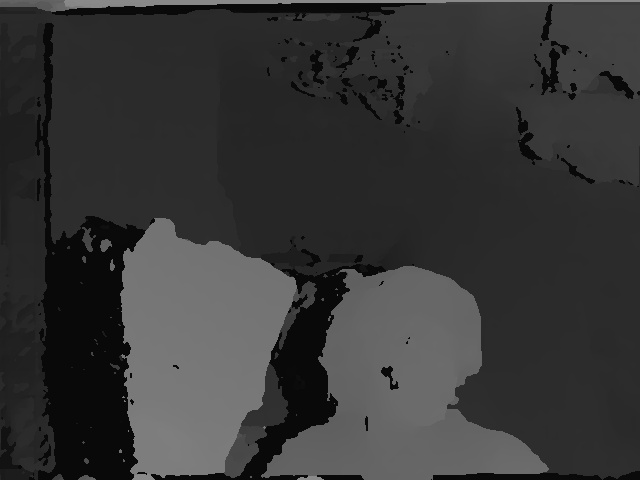
#> input picture code/test_data/disparity_truth.jpg, 640 x 480 px, given in place of the camera
$ python stereo_rig.py   (older library calls are emulated)
#> lines starting #> are read from the running program, lines starting #| are printed output that depends on the picture
import calibrator
import cv2
import numpy as np


###########
# HELPERS #
###########

def _displayDepth(name, mat):
    s = v = (np.ones(mat.shape) * 255).astype(np.uint8)
    h = ((mat - np.nanmin(mat)) / (np.nanmax(mat) - np.nanmin(mat)) * 255).astype(np.uint8)
    cv2.imshow(name, cv2.cvtColor(cv2.merge([h, s, v]), cv2.cv.CV_HSV2BGR))


def _nothing(_):
    pass


########
# MAIN #
########

def main():
    # Open the left and right streams
    left_video = cv2.VideoCapture(1)
    right_video = cv2.VideoCapture(2)

    map_1_left = np.load("test_data/map_1_left.npy")
#> (reads code/test_data/map_1_left.npy from the repository)
    map_2_left = np.load("test_data/map_2_left.npy")
#> (reads code/test_data/map_2_left.npy from the repository)
    map_1_right = np.load("test_data/map_1_right.npy")
#> (reads code/test_data/map_1_right.npy from the repository)
    map_2_right = np.load("test_data/map_2_right.npy")
#> (reads code/test_data/map_2_right.npy from the repository)

    # StereoSGBM values
    tuner_minDisparity = 10
    tuner_numDisparities = 128
    tuner_SADWindowSize = 9
    tuner_P1 = 8 * 3 * 9 * 9
    tuner_P2 = 32 * 3 * 9 * 9
    tuner_disp12MaxDiff = -1

    # Block matcher
    stereo = cv2.StereoSGBM(tuner_minDisparity, tuner_numDisparities, tuner_SADWindowSize,
                            tuner_P1, tuner_P2, tuner_disp12MaxDiff)

    cv2.destroyAllWindows()

    ret_left, frame_left = left_video.read()
#> frame_left is the input picture: shape (480, 640, 3); min 0, max 142, mean 54.4
    ret_right, frame_right = right_video.read()

    # Tuner GUI
    cv2.namedWindow('tuner')
    cv2.createTrackbar('minDisparity', 'tuner', tuner_minDisparity, 100, _nothing)
    cv2.createTrackbar('numDisparities', 'tuner', tuner_numDisparities, 2048, _nothing)
    cv2.createTrackbar('SADWindowSize', 'tuner', tuner_SADWindowSize, 19, _nothing)
    cv2.createTrackbar('P1', 'tuner', tuner_P1, 5000, _nothing)
    cv2.createTrackbar('P2', 'tuner', tuner_P2, 100000, _nothing)

    while ret_left is True and ret_right is True:
        frame_left = cv2.cvtColor(frame_left, cv2.COLOR_BGR2GRAY)
#> frame_left: shape (480, 640)
        frame_right = cv2.cvtColor(frame_right, cv2.COLOR_BGR2GRAY)
        frame_left = cv2.remap(frame_left, map_1_left, map_2_left, cv2.INTER_LINEAR)
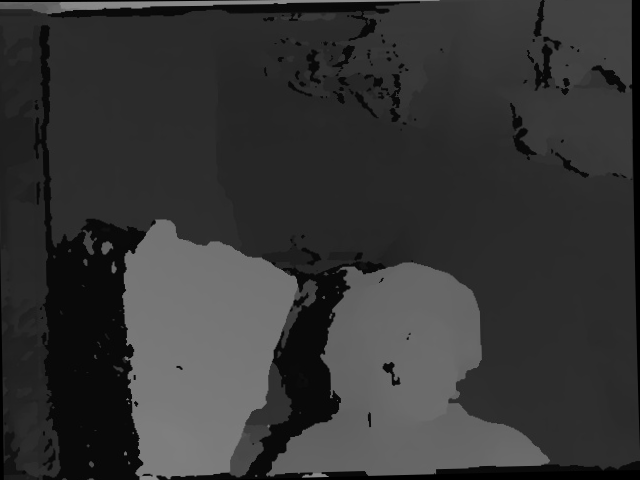
#> frame_left: shape (480, 640); min 0, max 140, mean 53.3
        frame_right = cv2.remap(frame_right, map_1_right, map_2_right, cv2.INTER_LINEAR)
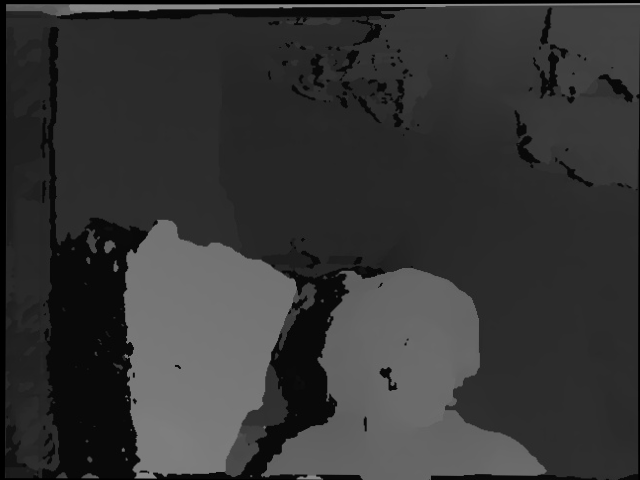
#> frame_right: shape (480, 640); min 0, max 140, mean 53.3
        #cv2.imshow('left', frame_left)
        #cv2.imshow('right', frame_right)
        disparity = stereo.compute(frame_left,
                                   frame_right).astype(np.float32) / 16
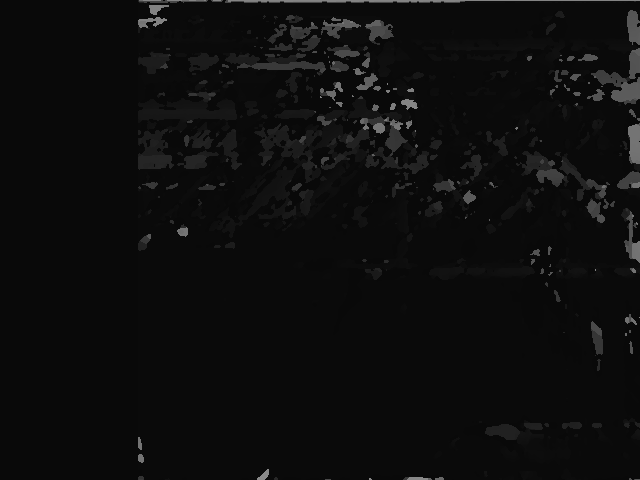
#> disparity: shape (480, 640) float32; min 9, max 137, mean 13.4
        disparity = np.uint8(disparity)
        #disparity = np.float32(disparity)
        #_displayDepth('tuner', disparity)
        cv2.imshow('tuner', disparity)
        cv2.imshow('left', frame_left)
        cv2.imshow('right', frame_right)

        k = cv2.waitKey(1) & 0xFF
#> (key Esc is pressed here)
        if k == 27:
            break

        # Update based on GUI values
        tuner_minDisparity = cv2.getTrackbarPos('minDisparity', 'tuner')
        tuner_numDisparities = max((cv2.getTrackbarPos('numDisparities', 'tuner') / 16) * 16, 16)
        tuner_SADWindowSize = cv2.getTrackbarPos('SADWindowSize', 'tuner')
        tuner_P1 = cv2.getTrackbarPos('P1', 'tuner')
        tuner_P2 = cv2.getTrackbarPos('P2', 'tuner')

        stereo = cv2.StereoSGBM(tuner_minDisparity, tuner_numDisparities, tuner_SADWindowSize,
                                tuner_P1, tuner_P2, tuner_disp12MaxDiff)

        # Get the next frame before attempting to run this loop again
        ret_left, frame_left = left_video.read()
        ret_right, frame_right = right_video.read()

    # Destroy all windows
    cv2.destroyAllWindows()


if __name__ == '__main__':
    main()
